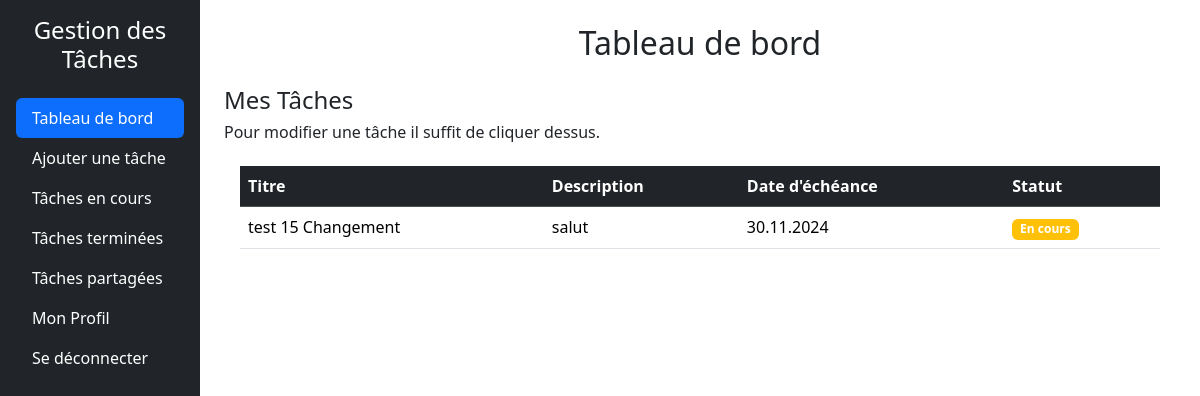
The page /dashboard.php (signed in) on the database as committed earlier.
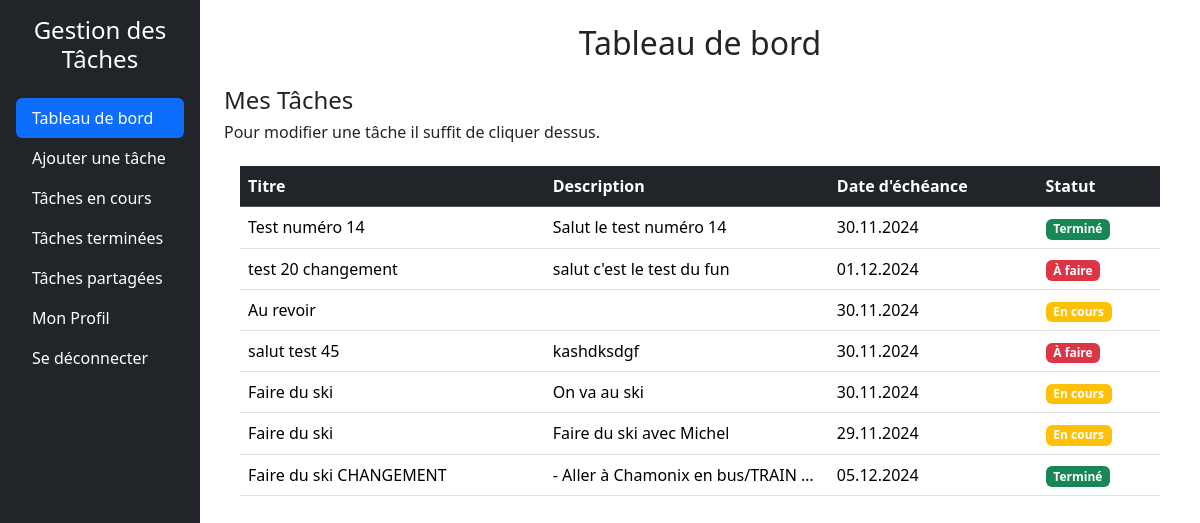
The same page on the database as committed later.
### tables this page shows
CREATE TABLE tasks (
        id INTEGER PRIMARY KEY AUTOINCREMENT,
        userId INTEGER NOT NULL,
        titre TEXT NOT NULL,
        description TEXT DEFAULT NULL,
        dateEcheance DATE DEFAULT NULL,
        statut TEXT CHECK(statut IN ('a_faire', 'en_cours', 'termine')) DEFAULT 'a_faire',
        createdAt TIMESTAMP DEFAULT CURRENT_TIMESTAMP, 
        FOREIGN KEY (userId) REFERENCES users(id) ON DELETE CASCADE
    );

### src/dbManager/DbManagerCRUD.php (called while the page is built, shortened)
<?php
class DbManagerCRUD implements I_ApiCRUD
{
    private $db;
    public function __construct()
    {
        $config = parse_ini_file(__DIR__ . '/../config/db.ini');
        $dsn = $config['dsn'];
        $username = $config['username'];
        $password = $config['password'];
        $this->db = new \PDO($dsn, $username, $password);
    }
    public function rendPersonnes(string $email): array
    {
        $sql = "SELECT * FROM users WHERE email = :email;";
        $stmt = $this->db->prepare($sql);
        $stmt->bindParam(':email', $email, \PDO::PARAM_STR);
        try {
            $stmt->execute();
            $donnees = $stmt->fetchAll(\PDO::FETCH_ASSOC);
            $tabUsers = [];
            foreach ($donnees as $donneesUser) {
                $user = new Users(
                    $donneesUser["prenom"],
                    $donneesUser["nom"],
                    $donneesUser["email"],
                    $donneesUser["noTel"],
                    $donneesUser["motDePasse"],
                    $donneesUser["id"]
                );
                $tabUsers[] = $user;
            }
            return $tabUsers;
        } catch (\PDOException $e) {
            error_log("Erreur lors de la récupération des utilisateurs : " . $e->getMessage());
            return [];
        }
    }
    public function getTasksByUserId(int $userId): array {
    try {
        $stmt = $this->db->prepare("
            SELECT t.* FROM tasks t
            JOIN task_users tu ON t.id = tu.taskId
            WHERE tu.userId = :userId
        ");
        $stmt->bindValue(':userId', $userId);
        $stmt->execute();
        $tasks = [];
        while ($taskData = $stmt->fetch(\PDO::FETCH_ASSOC)) {
            $stmtUsers = $this->db->prepare("SELECT userId FROM task_users WHERE taskId = :taskId");
            $stmtUsers->bindValue(':taskId', $taskData['id']);
            $stmtUsers->execute();
            $userIds = $stmtUsers->fetchAll(\PDO::FETCH_COLUMN);
            $tasks[] = new Task(
                $taskData['titre'],
                $taskData['description'],
                $userIds,
                $taskData['dateEcheance'],
                $taskData['statut'],
                $taskData['id']
            );
        }
        return $tasks;
    } catch (\PDOException $e) {
        throw new \Exception('Erreur lors de la récupération des tâches : ' . $e->getMessage());
    }
}
}

### Includes/functions.php (called while the page is built)
<?php
function getUserByEmail($email, $dbManager) {
    $userInfoArray = $dbManager->rendPersonnes($email);
    return !empty($userInfoArray) ? $userInfoArray[0] : null;
}
function getStatusBadgeClass(string $statut): string
{
    $badgeClasses = [
        'À faire' => 'bg-danger',
        'En cours' => 'bg-warning',
        'Terminé' => 'bg-success',
    ];
    return $badgeClasses[$statut] ?? 'bg-secondary';
}

### src/dbManager/Users.php (called while the page is built, shortened)
<?php
class Users {
    private $id;
    public function __construct(string $prenom, string $nom, string $email, string $noTel, string $motDePasse ,int $id = 0) {
        $this->id = $id;
    }
    public function rendId(): int {
        return (int)$this->id;
    }
}

### src/dbManager/Task.php (called while the page is built, shortened)
<?php
class Task
{
    private $id;
    private $titre;
    private $description;
    private $dateEcheance;
    private $statut;
    public function __construct(
        string $titre,
        string $description = null,
        array $userIds = null,
        string $dateEcheance = null,
        string $statut = 'a_faire',
        int $id = 0,
    ) {
        $this->titre = $titre;
        $this->description = $description;
        $this->dateEcheance = $dateEcheance;
        $this->statut = $statut;
        $this->id = $id;
    }
    private function isValidDate(string $date): bool
    {
        $d = DateTime::createFromFormat('Y-m-d', $date);
        return $d && $d->format('Y-m-d') === $date;
    }
    public function rendId(): int
    {
        return $this->id;
    }
    public function rendTitre(): string
    {
        return $this->titre;
    }
    public function rendDescription(): ?string
    {
        return $this->description;
    }
    public function getFormattedDateEcheance(): ?string
    {
        if ($this->dateEcheance) {
            $d = DateTime::createFromFormat('Y-m-d', $this->dateEcheance);
            return $d ? $d->format('d.m.Y') : null;
        }
        return null;
    }
    public function getFormattedStatut(): string
    {
        $statutTraduction = [
            'a_faire' => 'À faire',
            'en_cours' => 'En cours',
            'termine' => 'Terminé',
        ];
        return $statutTraduction[$this->statut] ?? 'Inconnu';
    }
}

### dashboard.php (the view, shortened to what the changed rows need)
<?php
require_once 'includes/functions.php';
$dbManager = new DbManagerCRUD();
$email = $_SESSION['email_user'];
$userInfo = getUserByEmail($email, $dbManager);
$userId = $userInfo->rendId();
$taches = $dbManager->getTasksByUserId($userId);
?>
<!DOCTYPE html>
<html lang="fr">
<head>
    <link href="https://cdn.jsdelivr.net/npm/bootstrap@5.3.3/dist/css/bootstrap.min.css" rel="stylesheet">
</head>
<body>
    <div class="container-fluid">
        <div class="row">
            <div class="col-md-9 col-lg-10 p-4">
                <h2 class="text-center mb-4">Tableau de bord</h2>
                <?php if (empty($taches)): ?>
                    <p>Aucune tâche assignée pour le moment.</p>
                <?php else: ?>
                    <div class="table-responsive p-3">
                        <table class="table table-hover">
                            <thead>
                                <tr class="table-dark">
                                    <th scope="col">Titre</th>
                                    <th scope="col">Description</th>
                                    <th scope="col">Date d'échéance</th>
                                    <th scope="col">Statut</th>
                                </tr>
                            </thead>
                            <tbody>
                                <?php foreach ($taches as $task): ?>
                                    <tr class="clickable-row" data-href="task_details.php?task_id=<?php echo $task->rendId(); ?>">
                                        <td scope="row"><?php echo htmlspecialchars($task->rendTitre()); ?></td>
                                        <td class="text-truncate" style="max-width: 200px; overflow: hidden; white-space: nowrap;"><?php echo htmlspecialchars($task->rendDescription()); ?></td>
                                        <td><?php echo htmlspecialchars($task->getFormattedDateEcheance()); ?></td>
                                        <td>
                                            <span class="badge <?php echo getStatusBadgeClass($task->getFormattedStatut()); ?> me-1">
                                                <?php echo htmlspecialchars($task->getFormattedStatut()); ?>
                                            </span>
                                        </td>
                                    </tr>
                                <?php endforeach; ?>
                            </tbody>
                        </table>
                    </div>
                <?php endif; ?>
            </div>
        </div>
    </div>
</body>
</html>

Rows that differ between the two databases and show on the page:
changed tasks: titre "test 15 Changement" → "Test numéro 14"; description "salut" → "Salut le test numéro 14"; statut "En cours" → "Terminé"
added tasks: titre "test 20 changement", description "salut c'est le test du fun", dateEcheance "01.12.2024", statut "À faire"
added tasks: titre "Au revoir", dateEcheance "30.11.2024", statut "En cours"
added tasks: titre "salut test 45", description "kashdksdgf", dateEcheance "30.11.2024", statut "À faire"
added tasks: titre "Faire du ski", description "On va au ski", dateEcheance "30.11.2024", statut "En cours"
added tasks: titre "Faire du ski", description "Faire du ski avec Michel", dateEcheance "29.11.2024", statut "En cours"
added tasks: titre "Faire du ski CHANGEMENT", description "- Aller à Chamonix en bus/TRAIN…", dateEcheance "05.12.2024", statut "Terminé"
